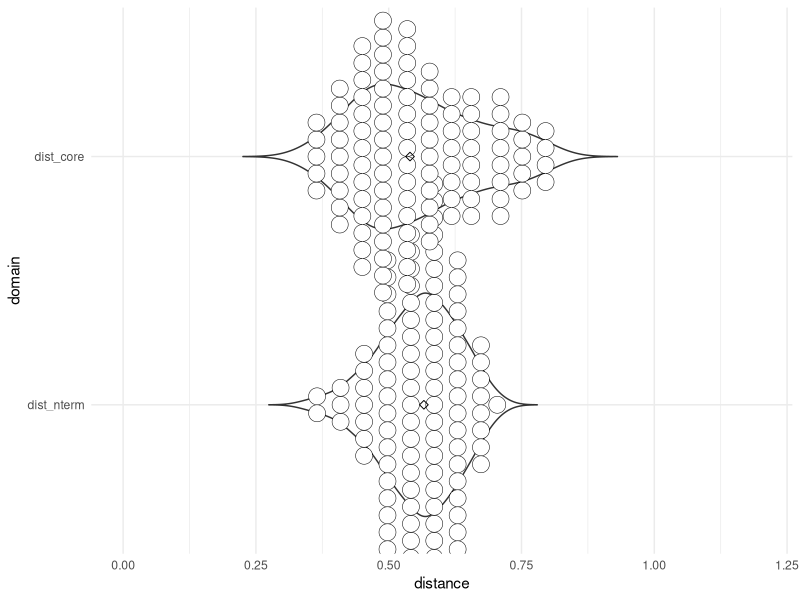

Generate this figure with R: (Note: this script raises an error after producing the figure.)
# Name:     core_vs_nterm_struct_sim.R
# Updated:  20201202
# Author:   Andrew Kleist

# packages, working directory
setwd("~/Desktop/Volkman_Lab/BABU_VOLKMAN/CHEMOKINE_PRJ/Data/chemokine_gpcr_ms/")
library(tidyverse)
library(ggrepel)

##### 1: CORE VS. NTERM STRUCT. SIM - CHEMOKINE  ###############################

  # (1.1) Import, label --------------------------------------------------------

  # import rin
  rin <- read_csv("05_integrate/output/RIN_CONS_CLASS.csv") %>%
    select(file, source_gnccn, target_gnccn, dom1, dom2) #%>%
    # filter(file != "ngo" & file != "zheng")
  
  # add labels
  rin <- rin %>% 
    mutate(str_ck = case_when(
      dom1 == "NTc" ~ "NTc",
      dom1 != "NTc" ~ "core_c"
    )) %>% mutate(str_ckr = case_when(
    dom2 == "NTr" ~ "NTr",
    dom2 == "ECL2" ~ "ECL2",
    dom2 != "NTr" & dom2 != "ECL2"  ~ "core_r"
  ))
  
  
  # (1.2) Core distance --------------------------------------------------------

  # select chemokine core, spread
  core <- rin %>% filter(dom1 != "NTc") %>% 
    select(file, source_gnccn, target_gnccn) %>% 
    unite(col = rin, 2:3, sep = "_", remove = TRUE)
  core$temp <- c(1)
  core <- core %>% spread(rin, temp, fill = 0)
  
  # matrix and hclust
  core <- as.matrix(core)
  rownames(core) <- core[,1]
  core <- core[,-1]
  
  core <- dist(core, method = "euclidean")
  core <- as.data.frame(as.matrix(core))
  core[lower.tri(core)] <- NA
  core$file1 <- rownames(core)
  core <- core %>% gather(file2, dist, 1:(ncol(core)-1))
  core <- core %>% filter(!is.na(dist))
  
  # (1.2) Nterm distance -------------------------------------------------------
  
  # select nterm, spread
  nterm <- rin %>% filter(dom1== "NTc") %>% 
    select(file, source_gnccn, target_gnccn) %>% 
    unite(col = rin, 2:3, sep = "_", remove = TRUE)
  nterm$temp <- c(1)
  nterm <- nterm %>% spread(rin, temp, fill = 0)
  
  # matrix and hclust
  nterm <- as.matrix(nterm)
  rownames(nterm) <- nterm[,1]
  nterm <- nterm[,-1]
  
  nterm <- dist(nterm, method = "euclidean")
  nterm <- as.data.frame(as.matrix(nterm))
  nterm[lower.tri(nterm)] <- NA
  nterm$file1 <- rownames(nterm)
  nterm <- nterm %>% gather(file2, dist, 1:(ncol(nterm)-1))
  nterm <- nterm %>% filter(!is.na(dist))
  
  # (1.3) Combine, normalize ---------------------------------------------------
  
  # combine
  colnames(core)[3] <- c("dist_core")
  colnames(nterm)[3] <- c("dist_nterm")
  
  master <- left_join(core, nterm)
  master <- master %>% unite(col = file, 1:2, sep = "_", remove = TRUE)
  master <- master %>% filter(dist_core != 0 & dist_nterm != 0)
  
  # normalize
  master <- master %>% mutate(dist_core = dist_core/sqrt(192) ) %>%
    mutate(dist_nterm = dist_nterm/sqrt(131))
  
  # gather
  master <- master %>%
    gather(domain, distance, 2:3)
  
  # (1.4) Stats, plot ----------------------------------------------------------
  
  # summary stats and p-value
  # see http://www.sthda.com/english/wiki/unpaired-two-samples-wilcoxon-test-in-r
  sum <- wilcox.test(distance ~ domain, data = master, exact = FALSE)
  sum$p.value
  
  order <- c("dist_core", "dist_nterm")
  master$domain <- factor(master$domain, levels = rev(order))
  
  master %>%
    ggplot(aes(domain, distance)) +
    geom_violin(trim = FALSE) +
    #geom_point(shape = 21, colour = "black", fill = "white", size = 2, stroke = 0.5) +
    geom_dotplot(binaxis='y', stackdir='center', dotsize=0.8, colour = "black", fill = "white", stroke = 0.5) +
    stat_summary(fun.y=median, geom="point", shape=23, size=2) +
    #geom_boxplot() +
    theme_minimal() +
    ylim(0,1.2) +
    coord_flip()
  
  
##### 2: CORE VS. NTERM STRUCT. SIM - RECEPTOR  ################################
  
  # (2.1) Import, label --------------------------------------------------------
  
  # import rin
  rin <- read_csv("05_integrate/output/RIN_CONS_CLASS.csv") %>%
    select(file, source_gnccn, target_gnccn, dom1, dom2) %>%
    filter(file != "ngo" & file != "zheng")
  
  
  # add labels
  rin <- rin %>% 
    mutate(str_ck = case_when(
      dom1 == "NTc" ~ "NTc",
      dom1 != "NTc" ~ "core_c"
    )) %>% mutate(str_ckr = case_when(
      dom2 == "NTr" ~ "NTr",
      dom2 == "ECL2" ~ "ECL2",
      dom2 != "NTr" & dom2 != "ECL2"  ~ "core_r"
    ))
  
  
  # (2.2) Core distance --------------------------------------------------------
  
  # select chemokine core, spread
  core <- rin %>% filter(dom2 != "NTr") %>% 
    select(file, source_gnccn, target_gnccn) %>% 
    unite(col = rin, 2:3, sep = "_", remove = TRUE)
  core$temp <- c(1)
  core <- core %>% spread(rin, temp, fill = 0)
  
  # matrix and hclust
  core <- as.matrix(core)
  rownames(core) <- core[,1]
  core <- core[,-1]
  
  core <- dist(core, method = "euclidean")
  core <- as.data.frame(as.matrix(core))
  core[lower.tri(core)] <- NA
  core$file1 <- rownames(core)
  core <- core %>% gather(file2, dist, 1:(ncol(core)-1))
  core <- core %>% filter(!is.na(dist))
  
  # (2.3) Nterm distance -------------------------------------------------------
  
  # select nterm, spread
  nterm <- rin %>% filter(dom2== "NTr") %>% 
    select(file, source_gnccn, target_gnccn) %>% 
    unite(col = rin, 2:3, sep = "_", remove = TRUE)
  nterm$temp <- c(1)
  nterm <- nterm %>% spread(rin, temp, fill = 0)
  
  # matrix and hclust
  nterm <- as.matrix(nterm)
  rownames(nterm) <- nterm[,1]
  nterm <- nterm[,-1]
  
  nterm <- dist(nterm, method = "euclidean")
  nterm <- as.data.frame(as.matrix(nterm))
  nterm[lower.tri(nterm)] <- NA
  nterm$file1 <- rownames(nterm)
  nterm <- nterm %>% gather(file2, dist, 1:(ncol(nterm)-1))
  nterm <- nterm %>% filter(!is.na(dist))
  
  
  # (2.4) ECL2 distance -------------------------------------------------------
  
  # select nterm, spread
  ecl2 <- rin %>% filter(dom2== "ECL2") %>% 
    select(file, source_gnccn, target_gnccn) %>% 
    unite(col = rin, 2:3, sep = "_", remove = TRUE)
  ecl2$temp <- c(1)
  ecl2 <- ecl2 %>% spread(rin, temp, fill = 0)
  
  # matrix and hclust
  ecl2 <- as.matrix(ecl2)
  rownames(ecl2) <- ecl2[,1]
  ecl2 <- ecl2[,-1]
  
  ecl2 <- dist(ecl2, method = "euclidean")
  ecl2 <- as.data.frame(as.matrix(ecl2))
  ecl2[lower.tri(ecl2)] <- NA
  ecl2$file1 <- rownames(ecl2)
  ecl2 <- ecl2 %>% gather(file2, dist, 1:(ncol(ecl2)-1))
  ecl2 <- ecl2 %>% filter(!is.na(dist))
  
  # (2.4) Combine, normalize ---------------------------------------------------
  
  # combine
  colnames(core)[3] <- c("dist_core")
  colnames(nterm)[3] <- c("dist_nterm")
  colnames(ecl2)[3] <- c("dist_ecl2")
  
  master <- left_join(core, nterm)
  master <- left_join(master, ecl2)
  
  master <- master %>% unite(col = file, 1:2, sep = "_", remove = TRUE)
  master <- master %>% filter(dist_core != 0 & dist_nterm != 0 & dist_ecl2 != 0)
  
  # normalize
  master <- master %>% mutate(dist_core = dist_core/sqrt(228)) %>%
    mutate(dist_nterm = dist_nterm/sqrt(95)) %>%
    mutate(dist_ecl2 = dist_ecl2/sqrt(71))
  
  # gather
  master <- master %>%
    gather(domain, distance, 2:4)
  
  # (2.5) Stats, plot ----------------------------------------------------------
  
  # summary stats and p-value
  # see http://www.sthda.com/english/wiki/unpaired-two-samples-wilcoxon-test-in-r
  core.nt <- master %>% filter(domain != "dist_ecl2")
  core.nt <- wilcox.test(distance ~ domain, data = core.nt, exact = FALSE)
  core.nt$p.value
  
  core.ecl2 <- master %>% filter(domain != "dist_nterm")
  core.ecl2 <- wilcox.test(distance ~ domain, data = core.ecl2, exact = FALSE)
  core.ecl2$p.value
  
  nt.ecl2 <- master %>% filter(domain != "dist_core")
  nt.ecl2 <- wilcox.test(distance ~ domain, data = nt.ecl2, exact = FALSE)
  nt.ecl2$p.value
  
  
  order <- c("dist_core", "dist_ecl2", "dist_nterm")
  master$domain <- factor(master$domain, levels = rev(order))
  
  master %>%
    ggplot(aes(domain, distance)) +
    geom_violin(trim = FALSE) +
    #geom_point(shape = 21, colour = "black", fill = "white", size = 2, stroke = 0.5) +
    geom_dotplot(binaxis='y', stackdir='center', dotsize=0.8, colour = "black", fill = "white", stroke = 0.5) +
    stat_summary(fun.y=median, geom="point", shape=23, size=2) +
    #geom_boxplot() +
    theme_minimal() +
    ylim(0,1.2) +
    coord_flip()

    
